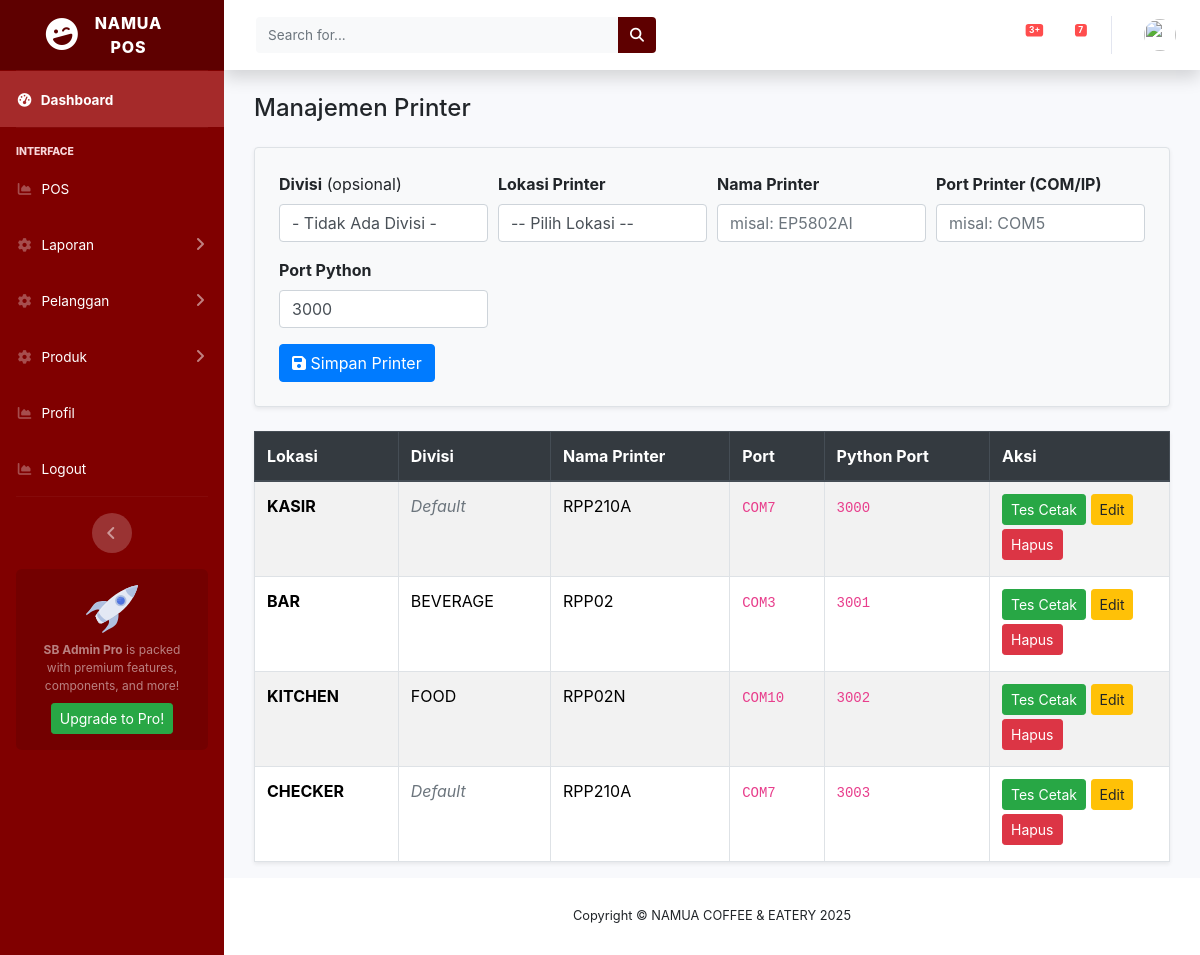
The page /index.php/printer on the database as committed earlier.
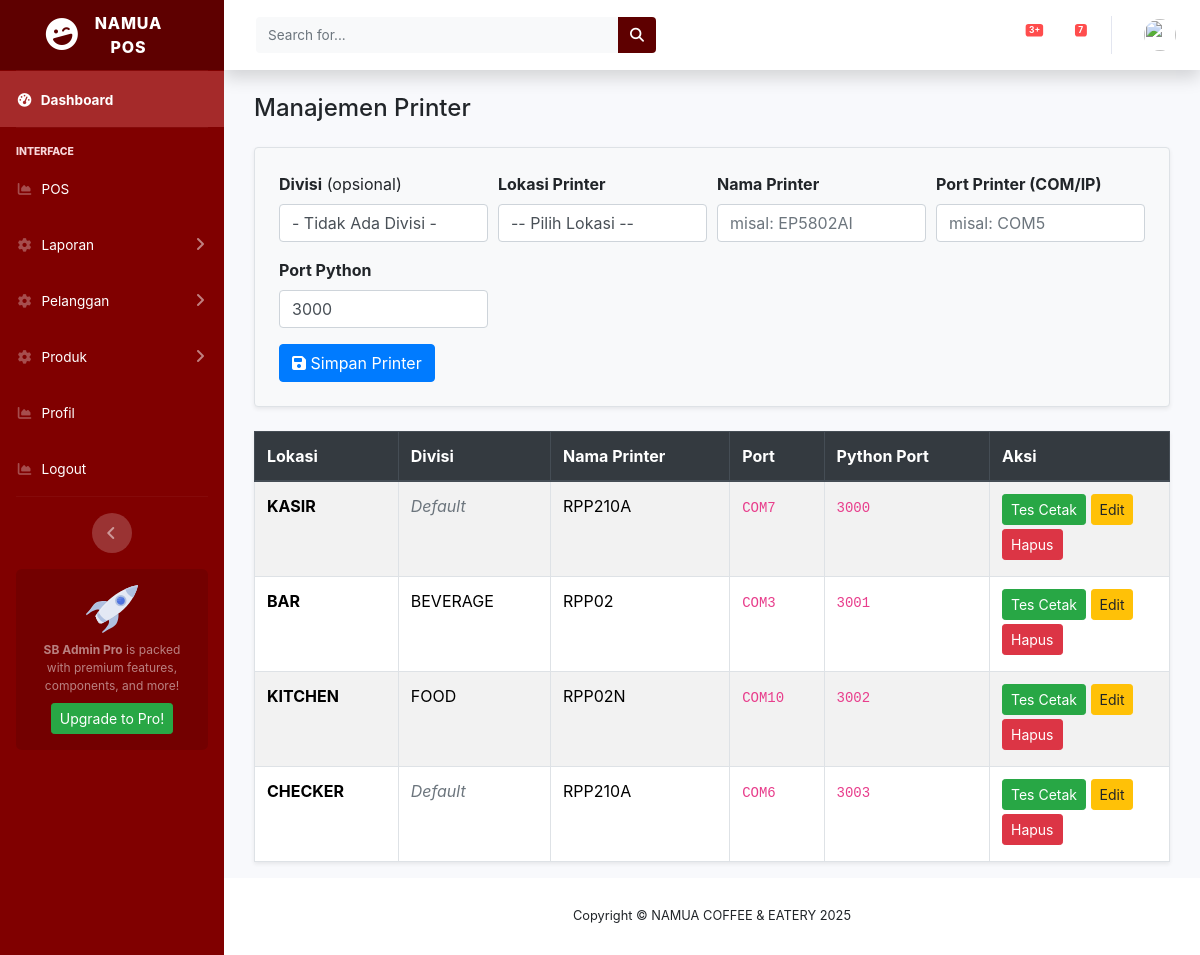
The same page on the database as committed later.
### tables this page shows
CREATE TABLE `pr_printer`  (
  `id` int(11) NOT NULL AUTO_INCREMENT,
  `lokasi_printer` varchar(50) NULL DEFAULT NULL,
  `divisi` int(11) NOT NULL,
  `printer_name` varchar(100) NOT NULL,
  `port` varchar(50) NOT NULL,
  `created_at` datetime(0) NULL DEFAULT current_timestamp(0),
  `updated_at` datetime(0) NULL DEFAULT current_timestamp(0) ON UPDATE CURRENT_TIMESTAMP(0),
  `python_port` int(11) NULL DEFAULT 3000,
  PRIMARY KEY (`id`) USING BTREE
);

CREATE TABLE `pr_divisi`  (
  `id` int(11) NOT NULL AUTO_INCREMENT,
  `nama_divisi` varchar(100) NOT NULL,
  `urutan_tampilan` int(3) NOT NULL DEFAULT 0,
  `created_at` datetime(0) NULL DEFAULT current_timestamp(0),
  `updated_at` datetime(0) NULL DEFAULT current_timestamp(0) ON UPDATE CURRENT_TIMESTAMP(0),
  PRIMARY KEY (`id`) USING BTREE
);

### application/controllers/Printer.php (called while the page is built, shortened)
<?php
class Printer extends CI_Controller
{
    public function __construct()
    {
        $this->load->model('Printer_model');
        $this->load->model('Divisi_model');
    }
    public function index()
    {
        $data['title']   = "Manajemen Printer";
        $data['printer'] = $this->Printer_model->get_all();
        $data['divisi']  = $this->Divisi_model->get_all();
        $this->load->view('templates/header', $data);
        $this->load->view('printer/index', $data);
        $this->load->view('templates/footer');
    }
}

### index.php (called while the page is built, shortened)
<?php
require_once BASEPATH.'core/CodeIgniter.php';

### application/models/Printer_model.php (called while the page is built, shortened)
<?php
class Printer_model extends CI_Model {
    public function get_all() {
        return $this->db
            ->select('pr_printer.*, pr_divisi.nama_divisi')
            ->join('pr_divisi', 'pr_divisi.id = pr_printer.divisi', 'left')
            ->get('pr_printer')->result_array();
    }
}

### application/views/printer/index.php (the view, shortened to what this page needs)
<link href="https://stackpath.bootstrapcdn.com/bootstrap/4.5.2/css/bootstrap.min.css" rel="stylesheet">
<div class="container mt-4">
    <h4 class="mb-4"><?= $title ?></h4>
    <form method="post" action="<?= base_url('printer/simpan') ?>" class="border rounded p-4 mb-4 bg-light shadow-sm">
        <div class="form-row">
            <div class="form-group col-md-3">
                <label><strong>Divisi</strong> (opsional)</label>
                <select name="divisi" class="form-control">
                    <option value="">- Tidak Ada Divisi -</option>
                </select>
            </div>
            <div class="form-group col-md-3">
                <label><strong>Lokasi Printer</strong></label>
                <select name="lokasi_printer" class="form-control" required>
                    <option value="">-- Pilih Lokasi --</option>
                </select>
            </div>
            <div class="form-group col-md-3">
                <label><strong>Nama Printer</strong></label>
                <input type="text" name="printer_name" class="form-control" placeholder="misal: EP5802AI" required>
            </div>
            <div class="form-group col-md-3">
                <label><strong>Port Printer (COM/IP)</strong></label>
                <input type="text" name="port" class="form-control" placeholder="misal: COM5" required>
            </div>
            <div class="form-group col-md-3">
                <label><strong>Port Python</strong></label>
                <input type="number" name="python_port" class="form-control" value="3000" required>
            </div>
        </div>
        <button type="submit" class="btn btn-primary"><i class="fas fa-save"></i> Simpan Printer</button>
    </form>
    <table class="table table-bordered table-striped shadow-sm">
        <thead class="thead-dark">
            <tr>
                <th>Lokasi</th>
                <th>Divisi</th>
                <th>Nama Printer</th>
                <th>Port</th>
                <th>Python Port</th>
                <th style="width:180px;">Aksi</th>
            </tr>
        </thead>
        <tbody>
            <?php foreach ($printer as $p): ?>
            <tr>
                <td><strong><?= $p['lokasi_printer'] ?></strong></td>
                <td>
                    <?= $p['divisi'] == 0
                        ? '<span class="text-muted"><i>Default</i></span>'
                        : $p['nama_divisi'] ?>
                </td>
                <td><?= $p['printer_name'] ?></td>
                <td><code><?= $p['port'] ?></code></td>
                <td><code><?= $p['python_port'] ?></code></td>
                <td>
                    <a class="btn btn-sm btn-success mb-1" href="<?= base_url('printer/test/'.$p['id']) ?>">
                        Tes Cetak
                    </a>
                    <button class="btn btn-sm btn-warning mb-1" data-toggle="modal"
                        data-target="#editModal<?= $p['id'] ?>">
                        Edit
                    </button>
                    <a class="btn btn-sm btn-danger mb-1" onclick="return confirm('Hapus printer ini?')"
                        href="<?= base_url('printer/hapus/'.$p['id']) ?>">Hapus</a>
                </td>
            </tr>
            <?php endforeach ?>
        </tbody>
    </table>
</div>

### application/views/templates/header.php (shortened to what this page needs)
<!DOCTYPE html>
<html lang="en">
<head>
    <link href="<?php echo base_url(); ?>vendor/fontawesome-free/css/all.min.css" rel="stylesheet" type="text/css">
    <link href="https://cdnjs.cloudflare.com/ajax/libs/font-awesome/6.5.0/css/all.min.css" rel="stylesheet">
    <link href="<?php echo base_url(); ?>assets/css/sb-admin-2.min.css" rel="stylesheet">
    <link rel="stylesheet" href="https://cdn.jsdelivr.net/npm/daterangepicker/daterangepicker.css" />
    <link rel="stylesheet" href="https://cdn.datatables.net/1.13.6/css/jquery.dataTables.min.css" />
    <link href="https://cdn.jsdelivr.net/npm/bootstrap@5.3.3/dist/css/bootstrap.min.css" rel="stylesheet">
    <link href="https://cdn.jsdelivr.net/npm/bootstrap@5.3.2/dist/css/bootstrap.min.css" rel="stylesheet">
    <link href="<?= base_url('assets/css/custom.css') ?>" rel="stylesheet">
    <link href="<?= base_url('assets/css/maroon-theme.css') ?>" rel="stylesheet">
    <link rel="stylesheet" href="https://cdnjs.cloudflare.com/ajax/libs/font-awesome/6.5.0/css/all.min.css">
</head>
<body id="page-top">
    <div id="wrapper">
        <ul class="navbar-nav bg-gradient-primary sidebar sidebar-dark accordion" id="accordionSidebar">
                <?php if ($this->session->userdata('role') !== 'admin'): ?>
                <a class="sidebar-brand d-flex align-items-center justify-content-center"
                    href="<?php echo base_url(); ?>">
                    <?php endif; ?>
                    <div class="sidebar-brand-icon rotate-n-15">
                        <i class="fas fa-laugh-wink"></i>
                    </div>
                    <div class="sidebar-brand-text mx-3">NAMUA <br> POS</div>
                </a>
                <li class="nav-item active">
                    <a class="nav-link text-white" href="<?php echo base_url('beranda'); ?>">
                        <i class="fas fa-fw fa-tachometer-alt"></i>
                        <span>Dashboard</span>
                    </a>
                </li>
                <hr class="sidebar-divider">
                <div class="sidebar-heading">
                    Interface
                </div>
                <li class="nav-item">
                    <a class="nav-link" href="<?= site_url('/kasir') ?>">
                        <i class="fas fa-fw fa-chart-area"></i>
                        <span>POS</span></a>
                </li>
                <li class="nav-item">
                    <a class="nav-link collapsed" href="#" data-toggle="collapse" data-target="#collapseLaporan"
                        aria-expanded="true" aria-controls="collapseLaporan">
                        <i class="fas fa-fw fa-cog"></i>
                        <span>Laporan</span>
                    </a>
                </li>
                <li class="nav-item">
                    <a class="nav-link collapsed" href="#" data-toggle="collapse" data-target="#collapsePelanggan"
                        aria-expanded="true" aria-controls="collapsePelanggan">
                        <i class="fas fa-fw fa-cog"></i>
                        <span>Pelanggan</span>
                    </a>
                </li>
                <li class="nav-item">
                    <a class="nav-link collapsed" href="#" data-toggle="collapse" data-target="#collapseSeven"
                        aria-expanded="true" aria-controls="collapseSeven">
                        <i class="fas fa-fw fa-cog"></i>
                        <span>Produk</span>
                    </a>
                </li>
                <li class="nav-item">
                    <a class="nav-link" href="/profil">
                        <i class="fas fa-fw fa-chart-area"></i>
                        <span>Profil</span></a>
                </li>
                <li class="nav-item">
                    <a class="nav-link" href="<?= site_url('/auth/logout') ?>">
                        <i class="fas fa-fw fa-chart-area"></i>
                        <span>Logout</span></a>
                </li>
                <hr class="sidebar-divider d-none d-md-block">
                <div class="text-center d-none d-md-inline">
                    <button class="rounded-circle border-0" id="sidebarToggle"></button>
                </div>
                <div class="sidebar-card d-none d-lg-flex">
                    <img class="sidebar-card-illustration mb-2"
                        src="<?php echo base_url(); ?>assets/img/undraw_rocket.svg" alt="...">
                    <p class="text-center mb-2"><strong>SB Admin Pro</strong> is packed with premium features,
                        components, and more!</p>
                    <a class="btn btn-success btn-sm" href="https://startbootstrap.com/theme/sb-admin-pro">Upgrade to
                        Pro!</a>
                </div>
        </ul>
        <div id="content-wrapper" class="d-flex flex-column">
            <div id="content">
                <nav class="navbar navbar-expand navbar-light bg-white topbar mb-4 static-top shadow">
                    <form
                        class="d-none d-sm-inline-block form-inline mr-auto ml-md-3 my-2 my-md-0 mw-100 navbar-search">
                        <div class="input-group">
                            <input type="text" class="form-control bg-light border-0 small" placeholder="Search for..."
                                aria-label="Search" aria-describedby="basic-addon2">
                            <div class="input-group-append">
                                <button class="btn btn-primary" type="button">
                                    <i class="fas fa-search fa-sm"></i>
                                </button>
                            </div>
                        </div>
                    </form>
                    <ul class="navbar-nav ml-auto">
                        <li class="nav-item dropdown no-arrow mx-1">
                            <a class="nav-link dropdown-toggle" href="#" id="alertsDropdown" role="button"
                                data-toggle="dropdown" aria-haspopup="true" aria-expanded="false">
                                <span class="badge badge-danger badge-counter">3+</span>
                            </a>
                        </li>
                        <li class="nav-item dropdown no-arrow mx-1">
                            <a class="nav-link dropdown-toggle" href="#" id="messagesDropdown" role="button"
                                data-toggle="dropdown" aria-haspopup="true" aria-expanded="false">
                                <i class="fas fa-envelope fa-fw"></i>
                                <span class="badge badge-danger badge-counter">7</span>
                            </a>
                        </li>
                        <li class="nav-item dropdown no-arrow">
                            <a class="nav-link dropdown-toggle" href="#" id="userDropdown" role="button"
                                data-toggle="dropdown" aria-haspopup="true" aria-expanded="false">
                                <img class="img-profile rounded-circle"
                                    src="<?= base_url('uploads/' . $this->session->userdata('avatar')); ?>" width="30"
                                    height="30">
                            </a>
                        </li>
                    </ul>
                </nav>
                <div class="container-fluid">

### application/views/templates/footer.php (shortened to what this page needs)
</div>
</div>
<footer class="sticky-footer bg-white">
    <div class="container my-auto">
        <div class="copyright text-center my-auto">
            <span>Copyright &copy; NAMUA COFFEE & EATERY <?= date('Y') ?></span>
        </div>
    </div>
</footer>
</div>
</div>
<link rel="stylesheet" href="https://cdn.datatables.net/1.13.5/css/jquery.dataTables.min.css" />
</body>
</html>

### assets/css/custom.css (style rules this page uses)
:root { --primary: #800000; --primary-hover: #660000; --primary-light: #a52a2a; --text-light: #fff; }
.btn-primary { background-color: var(--primary); border-color: var(--primary); color: var(--text-light); }
.navbar, .sidebar, .bg-primary { background-color: var(--primary) !important; color: var(--text-light); }
.card-header, .table thead th { background-color: var(--primary); color: var(--text-light); }

### assets/css/maroon-theme.css (style rules this page uses)
:root { --maroon: #800000; --maroon-dark: #5e0000; --maroon-light: #a52a2a; }
.bg-gradient-primary { background-color: var(--maroon) !important; background-image: none !important; }
.sidebar .nav-item .nav-link, .sidebar .nav-link span { color: #ffffff !important; }
.sidebar-heading { color: #f8d7da !important; }
.sidebar-divider { border-top: 1px solid #ffffff40; }
.nav-item.active .nav-link { background-color: var(--maroon-light) !important; color: #ffffff !important; }
.navbar, .topbar { background-color: var(--maroon) !important; color: white; }
.navbar .nav-link, .navbar .navbar-brand, .navbar .form-inline .form-control { color: #fff !important; }
.navbar .btn-primary { background-color: var(--maroon-dark); border: none; }
.badge-danger { background-color: #ff4d4d !important; }
.sidebar { width: 250px; min-height: 100vh; background-color: var(--maroon); }

Rows that differ between the two databases and show on the page:
changed pr_printer "CHECKER": port "COM7" → "COM6"
